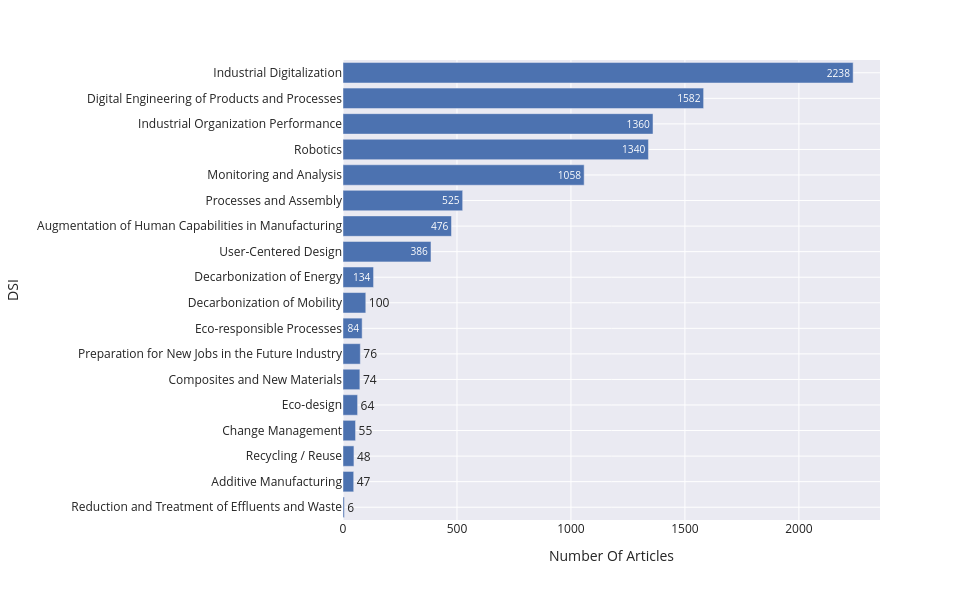

The notebook cell this image was saved under:
### Code cell
fig = px.bar(
    data_frame = labels
        .sort_values()
        .reset_index()
        .rename(columns={ 'index' : 'DSI', 'count' : 'Number Of Articles' }),
    y = "DSI",
    x = "Number Of Articles",
    text = "Number Of Articles",
    width = 960,
    height = 600
)

save_fig(fig, 'dsis_distribution.svg')
fig.show()

### Figure 1 — Plotly figure (JSON) as saved in the notebook; plotly's stock layout.template omitted (floating-point values rounded to 4 significant figures)
{"data": [{"hovertemplate": "Number Of Articles=%{text}<br>DSI=%{y}<extra></extra>", "legendgroup": "", "marker": {"color": "rgb(76,114,176)", "pattern": {"shape": ""}}, "name": "", "orientation": "h", "showlegend": false, "text": [6.0, 47.0, 48.0, 55.0, 64.0, 74.0, 76.0, 84.0, 100.0, 134.0, 386.0, 476.0, 525.0, 1058.0, 1340.0, 1360.0, 1582.0, 2238.0], "textposition": "auto", "type": "bar", "x": [6, 47, 48, 55, 64, 74, 76, 84, 100, 134, 386, 476, 525, 1058, 1340, 1360, 1582, 2238], "xaxis": "x", "y": ["Reduction and Treatment of Effluents and Waste", "Additive Manufacturing", "Recycling / Reuse", "Change Management", "Eco-design", "Composites and New Materials", "Preparation for New Jobs in the Future Industry", "Eco-responsible Processes", "Decarbonization of Mobility", "Decarbonization of Energy", "User-Centered Design", "Augmentation of Human Capabilities in Manufacturing", "Processes and Assembly", "Monitoring and Analysis", "Robotics", "Industrial Organization Performance", "Digital Engineering of Products and Processes", "Industrial Digitalization"], "yaxis": "y"}], "layout": {"barmode": "relative", "height": 600, "legend": {"tracegroupgap": 0}, "margin": {"t": 60}, "width": 960, "xaxis": {"anchor": "y", "domain": [0, 1], "title": {"text": "Number Of Articles"}}, "yaxis": {"anchor": "x", "domain": [0, 1], "title": {"text": "DSI"}}}}
